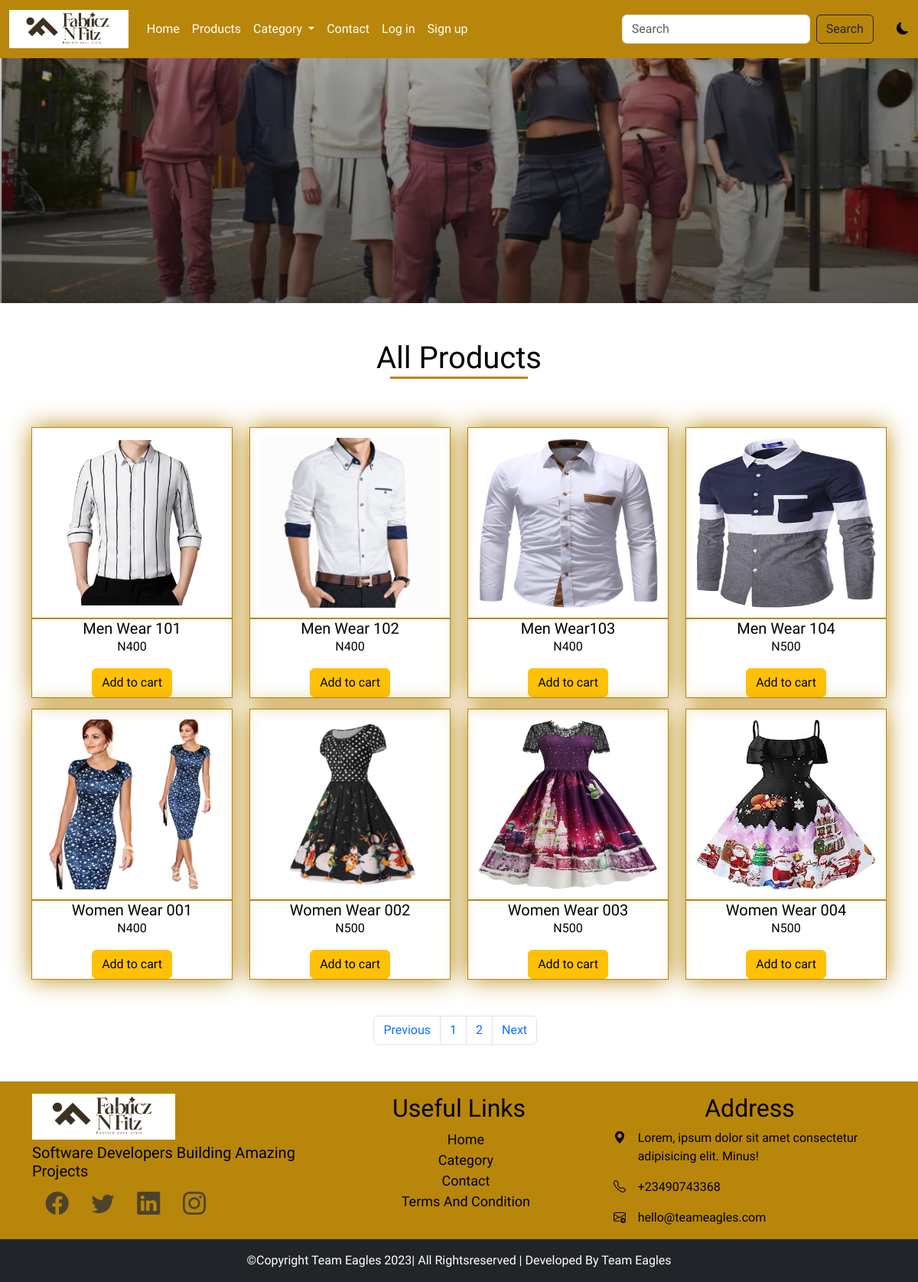
Page /products on the committed database.
### main/models.py (models this page shows, shortened)
class AppInfo(models.Model):
    appname = models.CharField(max_length=50)
    logo = models.ImageField(upload_to = 'logo')
    banner = models.ImageField(upload_to='banner')
    carousel1 = models.ImageField(upload_to='carousel1')
    carousel2 = models.ImageField(upload_to='carousel2')
    carousel3 = models.ImageField(upload_to='carousel3')

class Product(models.Model):
    type = models.ForeignKey(Category, on_delete=models.CASCADE)
    name = models.CharField(max_length=50)
    slug = models.SlugField(unique=True)
    img = models.ImageField(upload_to='product')
    price = models.IntegerField()
    description = models.TextField()
    size = models.CharField(max_length=50, blank=True, null=True)
    popular = models.BooleanField(default=False)
    featured = models.BooleanField(default = False)
    upload = models.DateTimeField(auto_now_add=True)

### main/views.py (the view)
# urls.py: path('products', views.products, name='products'),
def products(request):
    prod = Product.objects.all()
    p = Paginator(prod, 8)
    page =request.GET.get('page')
    pagin = p.get_page(page)
    context = {
        'pagin': pagin,
    }
    return render (request, 'products.html', context)

### main/context_processor.py (called while the page is built)
def feature(request):
    info = AppInfo.objects.get(pk=1)
    categ = Category.objects.all()
    context = {
        'info':info,
        'categ':categ
    }
    return context

def cartcount(request):
    cart = Cart.objects.filter(user__username = request.user.username, paid=False)
    itemcount = 0
    for item in cart:
        itemcount += item.quantity
    context = {
        'itemcount': itemcount
    }
    return context

### main/templates/products.html (shortened to what this page needs)
{% extends 'base.html' %}
{% block header %}{% include 'header.html' %} {% endblock header %}
{% block banner %} {% include 'banner.html' %}{% endblock banner %}
{% block content %}
 <div class="container mt-5 mb-5">
  <h1 class="text-center text-capitalize mb-5 title">all products</h1>
  <div class="row">
    {% for item in pagin %}
    <div class="col=12 col-md-6 col-lg-3 mt-3">
      <div class="popcard">
        <a href="{% url 'detail' item.id item.slug %}"><img src="{{item.img.url}}" class="card-img-top" alt="..." /></a>
        <div class="card-body">
          <h5 class="card-title text-capitalize text-center">{{item.name}}</h5>
          <p class="card-text text-center">N{{item.price}}</p>
          <form action="{% url 'add_to_cart' %}" method="POST">
            <button type="submit" class="btn btn-warning">Add to cart</button>
          </form>
        </div>
      </div>
    </div>
    {% endfor %}
  </div>
  <nav aria-label="Page navigation example mt-4">
   <div class="paginate mt-5">
    <ul class="pagination">
      {% if pagin.has_previous  %}
      <li class="page-item"><a class="page-link" href="?page>{{pagin.previous_page_number}}">Previous</a></li>
      {% else %}
      <li class="page-item"><a class="page-link" href="?page=1">Previous</a></li>
      {% endif %}
        {% for item in pagin.paginator.page_range %}
        {% if pagin.number == item %}
        <li class="page-item"><a class="page-link" href="#">{{item}}</a></li>
        {% else %}
        <li class="page-item"><a class="page-link" href="?page={{item}}">{{item}}</a></li>
        {% endif %}
        {% endfor %}
        {% if pagin.has_next %}
        <li class="page-item"><a class="page-link" href="?page={{pagin.next_page_number}}">Next</a></li>
        {% else %}
        <li class="page-item"><a class="page-link" href="?page={{pagin.paginator.num_pages}}">Next</a></li>
        {% endif %}
    </ul>
   </div>
  </nav>
</div>
{% endblock content %}
{% block footer %}{% include 'footer.html' %}{% endblock footer %}

### main/templates/base.html (shortened to what this page needs)
<!DOCTYPE html>
{% load static %}
<html lang="en">
  <head>
    <link
      href="https://cdn.jsdelivr.net/npm/bootstrap@5.3.0-alpha1/dist/css/bootstrap.min.css"
      rel="stylesheet"
    />
    <link
      rel="stylesheet"
      href="https://cdn.jsdelivr.net/npm/bootstrap-icons@1.10.3/font/bootstrap-icons.css"
    />
    <link rel="stylesheet" href="{% static '' %}css/style.css" />
  </head>
  <body>
   {% block header %} {% endblock header %}
    {% block banner %} {% endblock banner %}
   {% block content %} {% endblock content %}
   {% block footer %} {% endblock footer %}
  </body>
</html>

### main/templates/header.html (shortened to what this page needs)
<nav class="navbar navbar-expand-lg sticky-top">
    <div class="container-fluid">
      <a class="navbar-brand" href="#"
        ><img src="{{info.logo.url}}" alt="" style="height: 50px"
      /></a>
      <div class="collapse navbar-collapse" id="navbarSupportedContent">
        <ul class="navbar-nav me-auto mb-2 mb-lg-0">
          {% if user.is_authenticated %}
          <li class="nav-item">
            <a class="nav-link" aria-current="page" href="{% url 'home' %}">Home</a>
          </li>
          <li class="nav-item">
            <a class="nav-link" href="{% url 'products' %}">Products</a>
          </li>
          <li class="nav-item dropdown">
            <a
              class="nav-link dropdown-toggle"
              href="#"
              role="button"
              data-bs-toggle="dropdown"
              aria-expanded="false"
            >
              Category
            </a>
            <ul class="dropdown-menu">
              {% for item  in categ %}
              <li><a class="dropdown-item" href="{% url 'category' item.id %}">{{item.name|title}}</a></li>
              {% endfor %}
            </ul>
          </li>
          <li class="nav-item">
            <a class="nav-link" href="{% url 'contact' %}">Contact</a>
          </li>
          <li class="nav-item">
            <a class="nav-link" href="{% url 'cart' %}">
            <div class="wrapper">
              <i class="bi bi-cart4"></i>
              <span class="badge">{{itemcount}}</span>
            </div>
            </a>
          </li>
          <li class="nav-item dropdown">
            <a
              class="nav-link dropdown-toggle"
              href="#"
              role="button"
              data-bs-toggle="dropdown"
              aria-expanded="false"
            >
            {% if user.customer %}
            <img src="{{user.customer.pix.url}}" style="height: 30px;" alt="" /><span>Hi {{user.username}}</span>
            {% endif %}
            </a>
            <ul class="dropdown-menu">
              <li><a class="dropdown-item" href="{% url 'profile' %}">Profile</a></li>
              <li><a class="dropdown-item" href="{% url 'signout' %}">Logout</a></li>
            </ul>
          </li>
          {% else %}
          <li class="nav-item">
            <a class="nav-link" aria-current="page" href="{% url 'home' %}">Home</a>
          </li>
          <li class="nav-item">
            <a class="nav-link" href="{% url 'products' %}">Products</a>
          </li>
          <li class="nav-item dropdown">
            <a
              class="nav-link dropdown-toggle"
              href="#"
              role="button"
              data-bs-toggle="dropdown"
              aria-expanded="false"
            >
              Category
            </a>
          </li>
          <li class="nav-item">
            <a class="nav-link" href="{% url 'contact' %}">Contact</a>
          </li>
          <li class="nav-item">
            <a class="nav-link" href="{% url 'signin' %}">Log in</a>
          </li>
          <li class="nav-item">
            <a class="nav-link" href="{% url 'signup' %}">Sign up</a>
          </li>
          {% endif %}
        </ul>
        <form action="{% url 'search' %}" method="POST" class="d-flex" role="search">
          <input
            class="form-control me-2"
            name="item"
            type="search"
            placeholder="Search"
            aria-label="Search"
          />
          <button type="submit" class="btn btn-outline-dark" type="submit">Search</button>
        </form>
        <div class="david">
          <i class="bi bi-moon-fill"></i>
        </div>
      </div>
    </div>
  </nav>

### main/templates/banner.html
<div class="banner">
</div>

### main/templates/footer.html
<footer>
    <div class="container">
      <div class="row fitem pt-3 ">
        <div class="col-6 col-lg-4 fadd">
          <img src="{{info.logo.url}}" style="height: 60px;" alt="">
          <h3>software developers building amazing projects</h3>
          <ul class="list-unstyled">
            <li class="list-inline-item"><i class="bi bi-facebook"></i></li>
            <li class="list-inline-item"><i class="bi bi-twitter"></i></li>
            <li class="list-inline-item"><i class="bi bi-linkedin"></i></li>
            <li class="list-inline-item"><i class="bi bi-instagram"></i></li>
          </ul>
        </div>
        <div class="col-6 col-lg-4 flink">
          <h2 class="text-center text-capitalize">useful links</h2>
          <ul class="list-unstyled">
            <li><a href="">home</a></li>
            <li><a href="">category</a></li>
            <li><a href="">contact</a></li>
            <li><a href="">terms and condition</a></li>
          </ul>
        </div>
        <div class="col-12 col-lg-4 fadd">
          <h2 class="text-center text-capitalize">address</h2>
          <div class="row">
            <div class="col-1">
              <i class="bi bi-geo-alt-fill"></i>
            </div>
            <div class="col-11">
              <p>Lorem, ipsum dolor sit amet consectetur adipisicing elit. Minus!</p>
            </div>
          </div>
          <div class="row">
            <div class="col-1">
              <i class="bi bi-telephone"></i>
            </div>
            <div class="col-11">
              <p>+23490743368</p>
            </div>
          </div>
          <div class="row">
            <div class="col-1">
              <i class="bi bi-envelope-plus"></i>
            </div>
            <div class="col-11">
              <p>hello@teameagles.com</p>
            </div>
          </div>
        </div>
      </div>
    </div>
    <div class="container-fluid">
      <div class="row bg-dark">
        <p class="text-white text-center text-capitalize pt-3">&copy;copyright team eagles 2023| all rightsreserved | developed by team eagles</p>
      </div>
    </div>
  </footer>

### main/static/css/style.css (style rules this page uses)
* { padding-inline-start: 0%; margin: 0%; box-sizing: border-box; }
.navbar { background-color: darkgoldenrod; }
.navbar-nav a { color: white; }
.david { margin-left: 3%; cursor: pointer; }
:root { --bg:white; --icon:black; --text: black; }
body { background: var(--bg) !important; color: var(--text) !important; overflow-y: hidden; font-family: 'Alkatra', cursive; }
.card-body { color: var(--card) !important; }
.popcard { text-align: center; outline: 1px solid darkgoldenrod; box-shadow: 0px 0px 30px darkgoldenrod; transition: 1s; cursor: pointer; }
.popcard img { height: 250px; border-bottom: 2px solid darkgoldenrod; padding: 5%; }
.title::after { content:''; display: block; width: 180px; height: 3px; background-color: darkgoldenrod; margin-left: auto; margin-right: auto; }
.paginate { margin-left: 40%; }
footer { background-color: darkgoldenrod; }
.fitem h3 { font-size: 20px; text-transform: capitalize; margin-top: 5px; }
.fitem ul i { font-size: 30px; color: rgb(77, 67, 44); }
.fitem li { padding-left: 5%; }
.flink { text-align: center; }
.flink a { text-decoration: none; text-transform: capitalize; color: black; font-size: 18px; font-weight: 500; }
.banner { background: linear-gradient(rgba(0,0,0,0.2), rgba(0,0,0,0.5)), url(../img/banner.jpg); background-position: center; background-repeat: no-repeat; background-size: cover; height: 40vh; }

### rows in the picture
AppInfo: logo (picture)
Product: img (picture), name "Men Wear 101", price "400"
Product: img (picture), name "Men Wear 102", price "400"
Product: img (picture), name "Men Wear103", price "400"
Product: img (picture), name "Men Wear 104", price "500"
Product: img (picture), name "Women Wear 001", price "400"
Product: img (picture), name "Women Wear 002", price "500"
Product: img (picture), name "Women Wear 003", price "500"
Product: img (picture), name "Women Wear 004", price "500"

### other values in the picture
{{ item }} "1"
{{ item }} "2"
